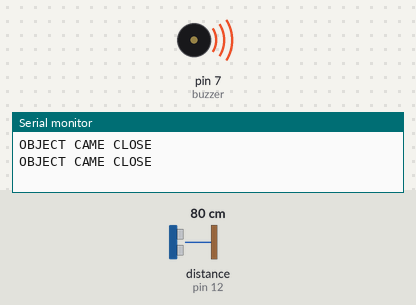
Simulated run of this sketch. Board: Arduino Uno, built with avr-gcc and run on an emulated ATmega328P. On the bench: buzzer (waves = sounding), the last lines printed to the serial monitor. The test bench sets the inputs (shaded band); at power-on: distance to the obstacle (sensor on pin 12) 80 cm. The echo pulse lasts 58.3 µs per cm.

Above: at 2.2 s.
2.3 s: distance to the obstacle (sensor on pin 12) set to 96 cm
4.0 s: distance to the obstacle (sensor on pin 12) set to 103 cm
At 4.5 s:
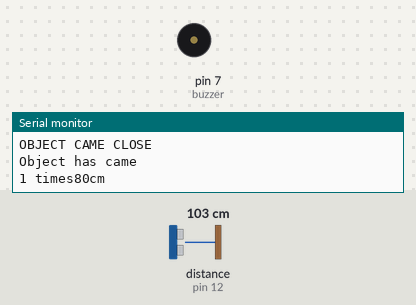
5.5 s: distance to the obstacle (sensor on pin 12) set to 2 cm
At 6.7 s:
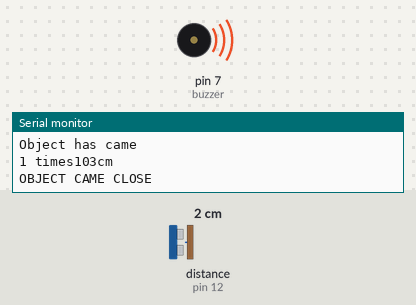
7.7 s: distance to the obstacle (sensor on pin 12) set to 120 cm
9.5 s: distance to the obstacle (sensor on pin 12) set to 4 cm
At 11.5 s:
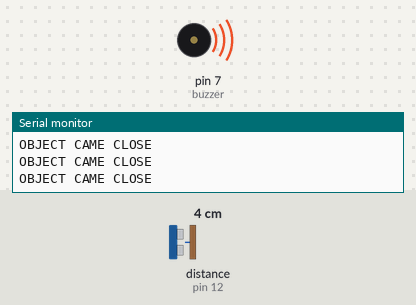
Timing chart, 0 to 12.6 s (numbered marks = the images above; inputs shaded):
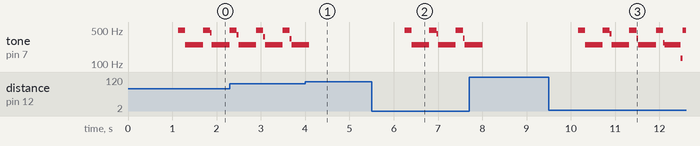

Measured:
- the behaviour switches between 99 and 100 cm on distance to the obstacle (sensor on pin 12) (found by bisection; images 0 and 1)
- after the input at 5.5 s, tone on pin 7 (buzzer): plays 496 Hz for 0.16 s, 249 Hz for 0.40 s, 496 Hz for 0.16 s, 416 Hz for 0.04 s, 249 Hz for 0.40 s, 496 Hz for 0.16 s … (8 notes in this stretch), starting after 0.75 s
- after the input at 9.5 s, tone on pin 7 (buzzer): plays 496 Hz for 0.16 s, 249 Hz for 0.40 s, 496 Hz for 0.16 s, 416 Hz for 0.04 s, 249 Hz for 0.40 s, 496 Hz for 0.16 s … (13 notes in this stretch), starting after 0.66 s
- by itself, tone on pin 7 (buzzer): plays 395 Hz for 0.04 s, 249 Hz for 0.40 s, 496 Hz for 0.16 s, 366 Hz for 0.04 s, 249 Hz for 0.40 s, 496 Hz for 0.16 s … (8 notes in this stretch)

The sketch:

objectCloseBeep.ino
```cpp
#include "SR04.h"
#define TRIG_PIN 12
#define ECHO_PIN 11
SR04 sr04 = SR04(ECHO_PIN,TRIG_PIN);
long a;
int timesObjectCameClose;
int buzzer = 7;
void setup() {
  pinMode(buzzer,OUTPUT);
   Serial.begin(9600);
   delay(1000);
   int timesObjectCameClose = 0;

}

void loop() {
  unsigned char i;
   a=sr04.Distance();
   if (sr04.Distance() < 100) {
    timesObjectCameClose++;

   while (sr04.Distance() < 100) {

     Serial.println("OBJECT CAME CLOSE");
     for(i=0;i<80;i++)
   {
    digitalWrite(buzzer,HIGH);
    delay(1);//wait for 1ms
    digitalWrite(buzzer,LOW);
    delay(1);//wait for 1ms
    }
    //output another frequency
     for(i=0;i<100;i++)
      {
        digitalWrite(buzzer,HIGH);
        delay(2);//wait for 2ms
        digitalWrite(buzzer,LOW);
        delay(2);//wait for 2ms
      }

     Serial.println();
   }
   }

   Serial.println("Object has came");
   Serial.print(timesObjectCameClose);
   Serial.print(" times");
   Serial.print(a);
   Serial.println("cm");
   delay(1000);
}
```
